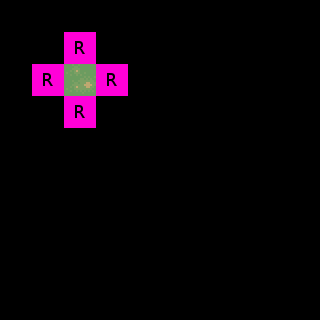

This game map was drawn from its Tiled (.tmx) file and the tilesets committed beside it. A one-line description and the trimmed map source follow:
An orthogonal 10x10 tile map with 32x32 px tiles, 5 tile layers (Regions, Input_set, Output1_Ground, Output2_Ground, ...), 4 tilesets.

<map version="1.0" orientation="orthogonal" width="10" height="10" tilewidth="32" tileheight="32">
 <tileset firstgid="1" source="../map_tiles.tsx" />
 <tileset firstgid="33" source="../rules.tsx" />
 <tileset firstgid="37" source="../sets.tsx" />
 <tileset firstgid="165" source="../tiles32_sea_of_trees.tsx" />
 <layer name="Regions" width="10" height="10">
  <data>[100 cells, 5 non-empty, 1 distinct tile ids]</data>
 </layer>
 <layer name="Input_set" width="10" height="10">
  <data>[100 cells, 1 non-empty, 1 distinct tile ids]</data>
 </layer>
 <layer name="Output1_Ground" width="10" height="10">
  <data>[100 cells, 1 non-empty, 1 distinct tile ids]</data>
 </layer>
 <layer name="Output2_Ground" width="10" height="10">
  <data>[100 cells, 1 non-empty, 1 distinct tile ids]</data>
 </layer>
 <layer name="Output3_Ground" width="10" height="10">
  <data>[100 cells, 1 non-empty, 1 distinct tile ids]</data>
 </layer>
</map>
